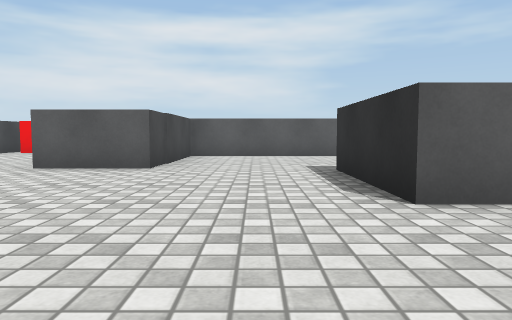
view 1 (above)

24 first-person views from a walk through a 3-D level made in the Unity game engine. The camera is 0.58 m above the floor, tilts 4° down and sees 70° across. The floor is counted in squares, 1 m on a side. Each view is taken from the middle of a square. On the plan, view 1 faces up. The plan holds only what a view shows up to about 10 squares ahead; the rest is blank. The player is left out. Surface patterns are stand-ins for the level's own textures.

view 2
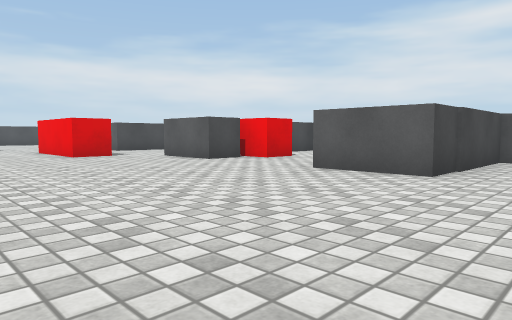

view 3
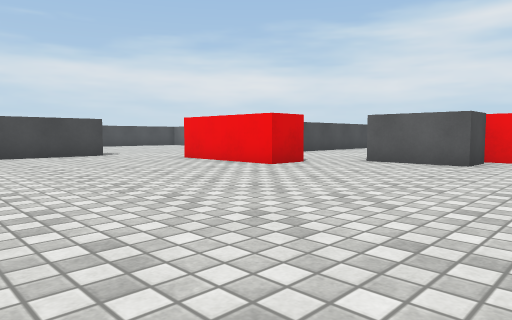

view 4
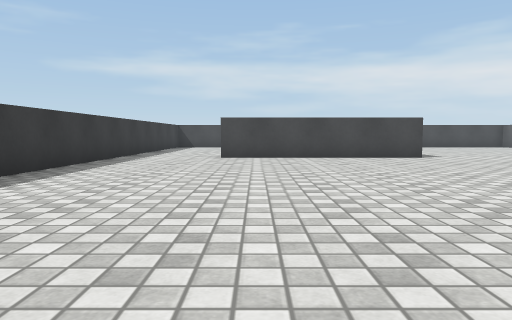

view 5
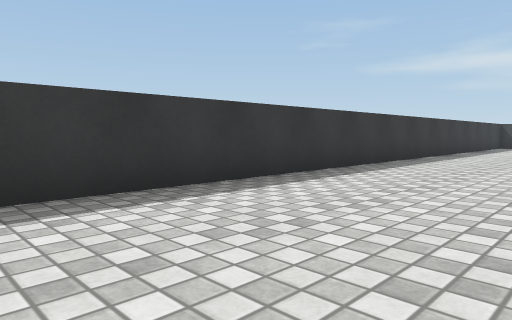

view 6
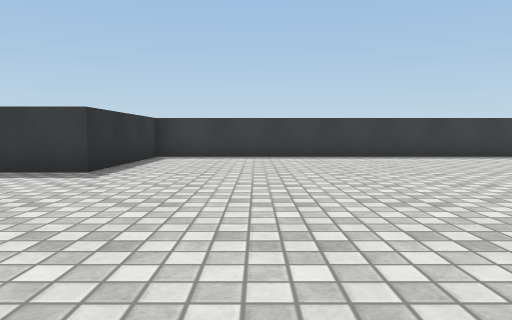

view 7
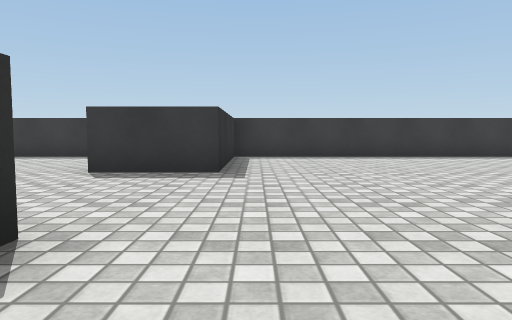

view 8
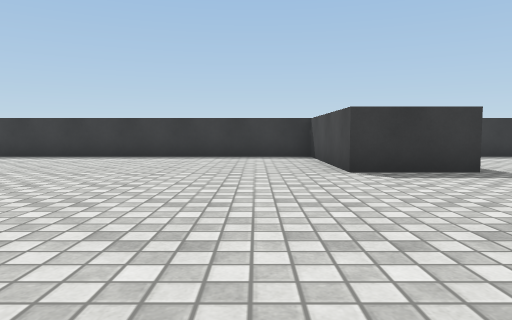

view 9
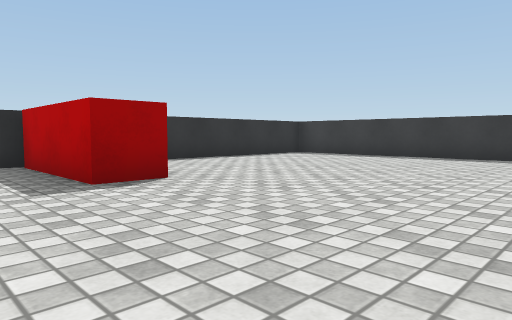

view 10
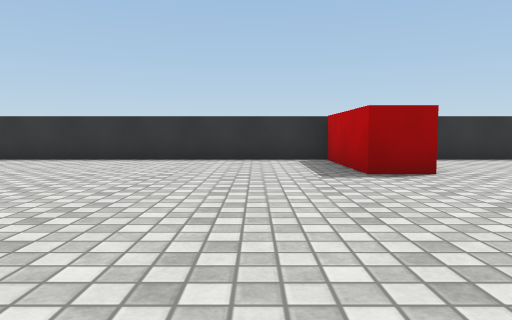

view 11
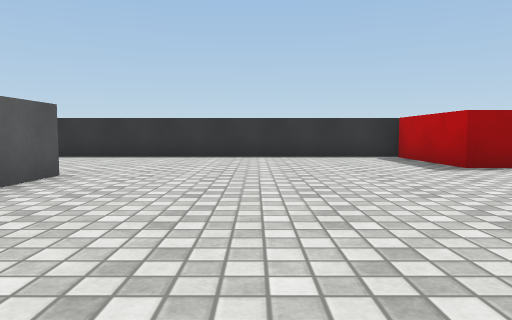

view 12
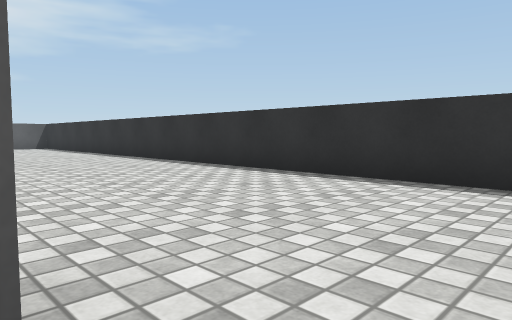

view 13
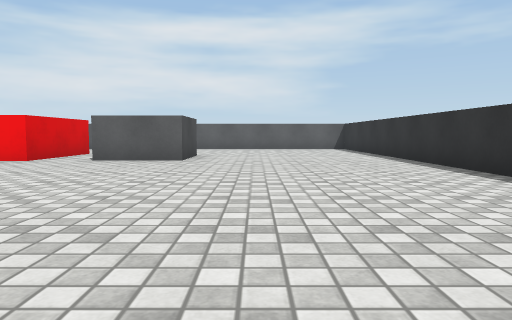

view 14
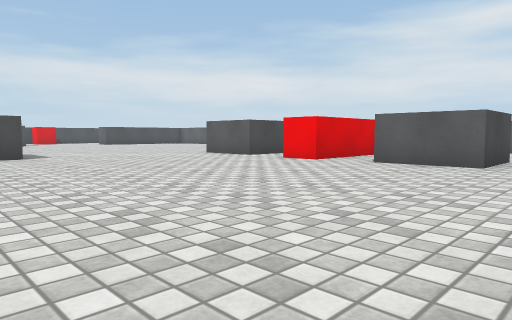

view 15
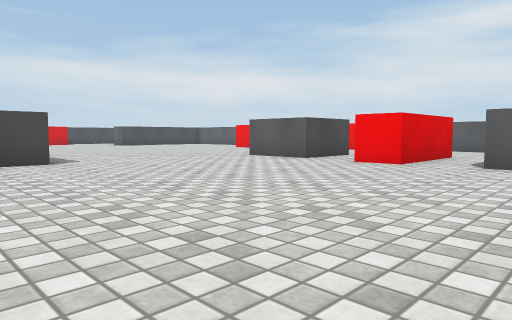

view 16
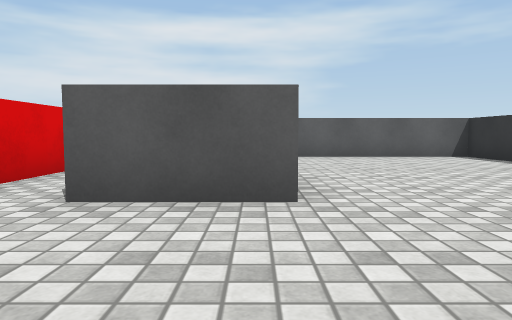

view 17
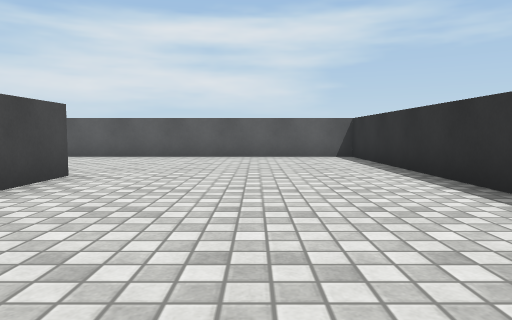

view 18
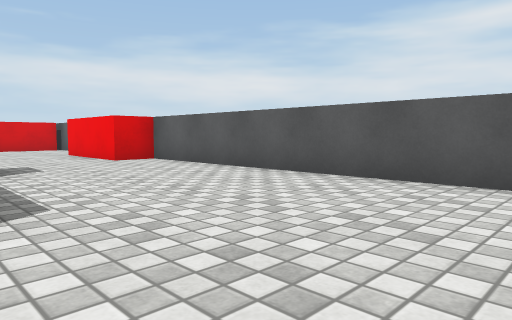

view 19
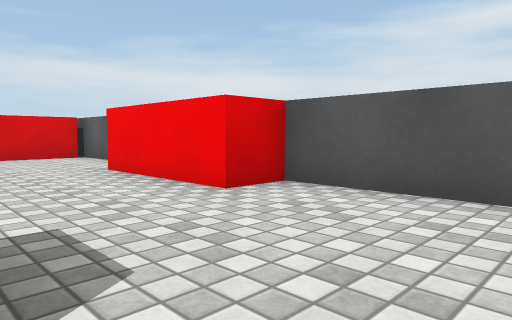

view 20
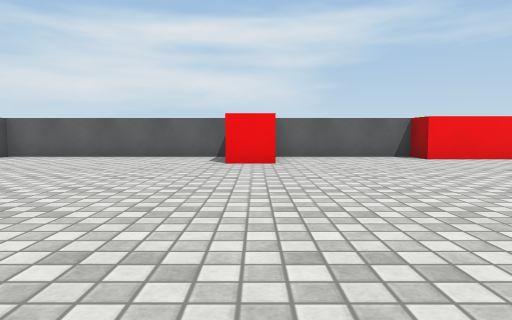

view 21
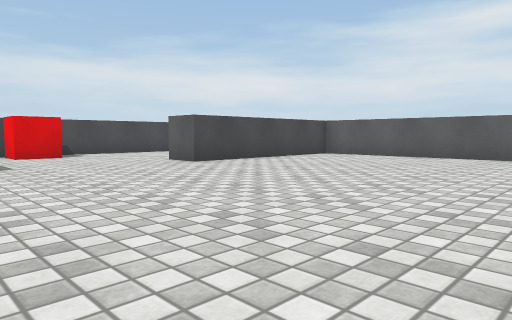

view 22
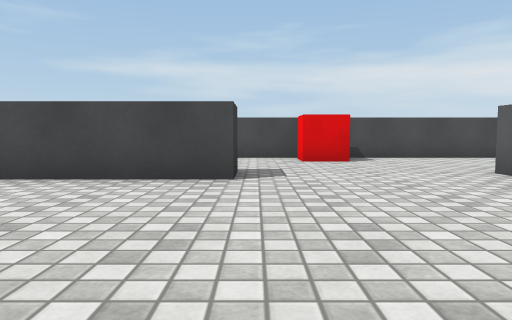

view 23
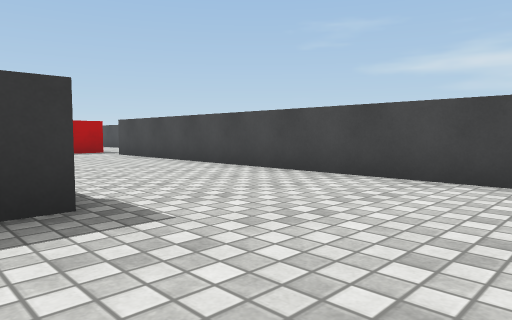

view 24
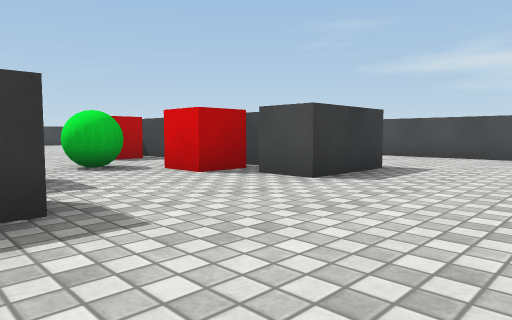

### Floor plan
Points are (right, up) in squares from view 1. A wall is a line through its corners. A room is listed if a view was taken in it or the views show most of it. See-through windows are left out.
Room 1 (views 1, 2, 3, 4, 5, 6, 7)
walls: (-7, 6.2) (-9, 6.2); (-9.8, 5.4) (-9.8, 4.3) (-12.9, 4.3); (-1.8, 6.2) (-3.9, 6.2); (2.1, 3) (1.3, 3) (1.3, 4.5); (-15.1, 3.2) (-15.1, -1.9); (-14.5, -4.5) (0.6, -4.5) (0.6, -0.6) (2.6, -0.6)
ways out: opening at (-10, 6) to room 2; opening at (-5.5, 7) to room 2; opening at (1.5, 3.2) to room 2; opening at (-15.5, -3.5); opening at (-13.7, 4)
Room 2 (views 8, 9, 10, 11, 12, 13, 14, 15, 16, 17, 18, 19, 20, 21, 22, 23, 24)
walls: (-3.9, 14.1) (-3.4, 14.1); (-1.8, 14.2) (-1.8, 13.2); (-7.9, 12.2) (-7.9, 11.8); (-9, 14.1) (-7, 14.1) (-7, 13); (0.5, 20.8) (0.5, 19.1) (-1, 19.1); (2.2, 9.8) (-1.8, 9.8) (-1.8, 6.2); (-7.9, 8.9) (-7.9, 7.8); (-7, 7.4) (-7, 6.2); (3, 22) (3, 19.1) (1.9, 19.1); (-13.8, 16.7) (-12.7, 16.7) (-12.7, 7.5); (6.4, 21.1) (6.4, 19.1) (4.2, 19.1); (1.3, 4.5) (1.3, 6); (7.2, 9.8) (5.9, 9.8); (-17.1, 23) (-17.1, 16.5); (2.6, -0.6) (2.6, -4.5) (10.8, -4.5); (8.3, 2.2) (8.3, 3.4) (11.5, 3.4) (11.5, 25.5) (1, 25.5) (1, 24.5) (-2, 24.5) (-2, 25.5) (-12.4, 25.5) (-12.4, 20.6) (-13.5, 20.6); (11.5, -1.8) (11.5, 0.9)
ways out: opening at (-10, 6) to room 1; opening at (-5.5, 7) to room 1; opening at (1.5, 3.2) to room 1
objects: red cube (-16, 18) to (-16, 19); red cube (-7, 8); red cube (-7, 12); green ball (-6, 10); red block (-6, 24) to (-6, 25)

Positions as (right, up) in squares from view 1, and headings:
1: (0, 0), facing up
2: (0, 1), facing up-left
3: (-5, -1), facing up-left
4: (-6, -1), facing left
5: (-5, -1), facing down-left
6: (-2, 5), facing down
7: (0, 5), facing down
8: (4, 5), facing down
9: (4, 5), facing down-right
10: (3, 5), facing right
11: (2, 7), facing right
12: (7, 9), facing up-right
13: (8, 11), facing up
14: (8, 12), facing up-left
15: (6, 12), facing up-left
16: (6, 16), facing up
17: (9, 16), facing up
18: (9, 21), facing up-left
19: (4, 22), facing up-left
20: (-6, 16), facing up
21: (-6, 16), facing up-left
22: (-8, 17), facing left
23: (-8, 17), facing down-left
24: (-3, 17), facing down-left
